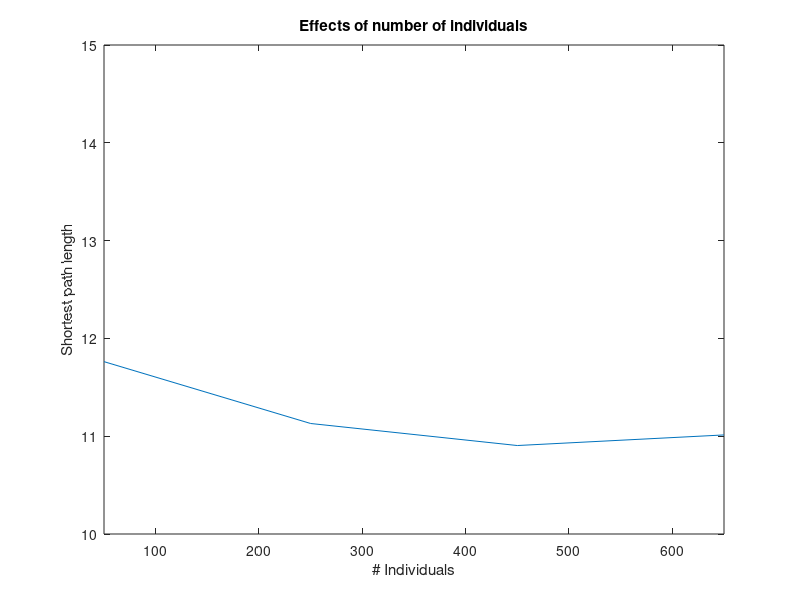

MATLAB code for this plot:
A = [11.76232	11.12988	10.90464	11.013];
X = [50 250 450 650];

plot(X,A)
axis([50 650 10 15])
ylabel('Shortest path length')
xlabel('# Individuals')


title('Effects of number of individuals')
